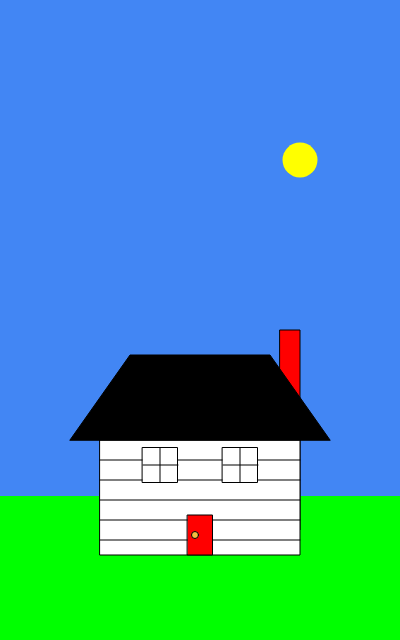
Frame 1 (no input)
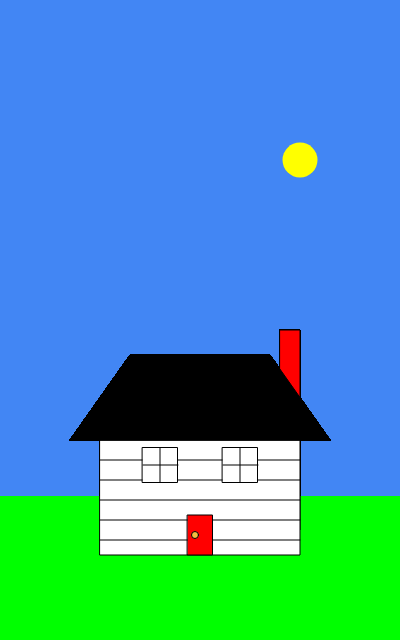
Frame 60 (no input)
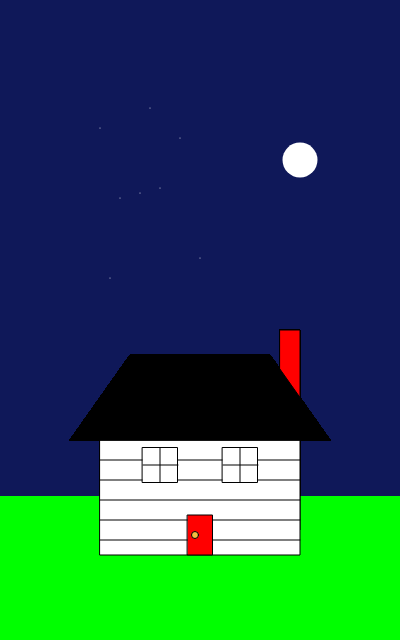
Frame 120 (the mouse pressed at the canvas centre since frame 60)

The p5.js sketch that drew these frames (run headless with seeded random() and noise() and a simulated clock; from frame 60 on, the mouse is pressed at the canvas centre):

// p5.js sketch
// ── sketch.js
function setup() { 
  createCanvas(400, 640);
  
  //remember background must be in setup!
  //draw the daytime sky
  background(66, 134, 244);
  
  //draw sun
  noStroke();
  fill(255, 255, 0);
  ellipse(3*width/4, height/4, 35, 35);
  
} 

function draw() { 
  
  
  rectMode(CENTER);
  ellipseMode(CENTER);

  translate(width/2, height/2);
  
  //draw the grass
  noStroke();
  fill(0, 255, 0);
  rect(0, 2 * height/5, width, height/4);
  
  //draw the chimney
  stroke(0);
  fill(255, 0, 0);
  rect(90, 110, 20, 200);
  
  //draw the main house structure
  stroke(0);
  fill(255);
  rect(0, height/4, 200, 150);

  // draw lines on house
  for (var i = 0; i < height/4; i += 20) {
    line(-width/4, height/8 + i, width/4, height/8 + i)
  }
  
  //draw the roof
  stroke(0);
  fill(0);
  quad(-(width/4 + 30), height/4 - 40, 
       -70, height/4 - 125, 
       70, height/4 - 125, 
       width/4 + 30, height/4 - 40 );
  
  //windows
  stroke(0);
  fill(255);
  rect(-40, height/4 - 15, 35, 35);
  
  stroke(0);
  fill(255);
  rect(40, height/4 - 15, 35, 35);
  
  //right window lines
  line(40 - 17, height/4 - 15, 
       40 + 18, height/4 - 15);
  line(40, height/4 - 32, 
       40, height/4 + 2);
  
  //left window lines
  line(- 40 - 17, height/4 - 15, 
       - 40 + 18, height/4 - 15);
  line(- 40, height/4 - 32, 
       - 40, height/4 + 2);
  
  //door
  
  stroke(0);
  fill(255, 0, 0);
  rect(0, height/4 + 55, 25, 40);
  
  // //doorknob
  
  stroke(0);
  fill(244, 187, 65);
  ellipse(- 5, height/4 + 55, 7, 7);
  
  
}

function mousePressed() {
	background(15, 24, 89);
 
 
  
   //draw moon
  noStroke();
  fill(255);
  ellipse(width/4, -height/4, 35, 35);
  
  // draw orion
  stroke(255);
  beginShape(POINTS);
  vertex(-width/4, - 3 * height / 10);
  vertex(-width/4 + 50, - 3 * height / 10 - 20);
  vertex(-width/4 + 80,- 3 * height / 10 + 10);
	vertex(-width/4 + 20, - 3 * height / 10 + 70);
  vertex(-width/4 + 40, - 3 * height / 10 + 65);
  vertex(-width/4 + 60,- 3 * height / 10 + 60);
  vertex(-width/4 + 10, - 3 * height / 10 + 150);
  vertex(-width/4 + 100, - 3 * height / 10 + 130);
  endShape();
}
